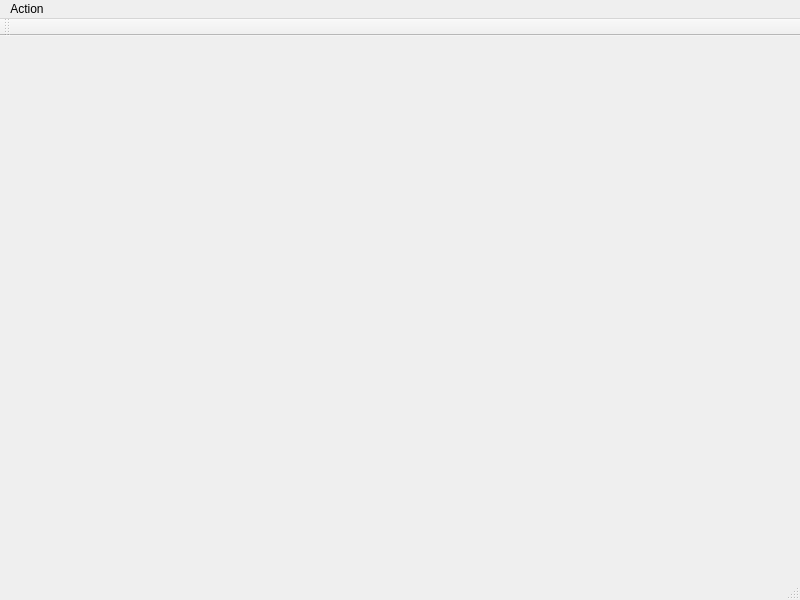
<?xml version="1.0" encoding="UTF-8"?>
<ui version="4.0">
 <class>MainWindow</class>
 <widget class="QMainWindow" name="MainWindow">
  <property name="geometry">
   <rect>
    <x>0</x>
    <y>0</y>
    <width>800</width>
    <height>600</height>
   </rect>
  </property>
  <property name="sizePolicy">
   <sizepolicy hsizetype="Maximum" vsizetype="Maximum">
    <horstretch>0</horstretch>
    <verstretch>0</verstretch>
   </sizepolicy>
  </property>
  <property name="maximumSize">
   <size>
    <width>800</width>
    <height>600</height>
   </size>
  </property>
  <property name="windowTitle">
   <string>MainWindow</string>
  </property>
  <widget class="QWidget" name="centralWidget">
   <widget class="QStackedWidget" name="stackedWidget">
    <property name="geometry">
     <rect>
      <x>10</x>
      <y>10</y>
      <width>781</width>
      <height>531</height>
     </rect>
    </property>
    <property name="sizePolicy">
     <sizepolicy hsizetype="Expanding" vsizetype="Expanding">
      <horstretch>0</horstretch>
      <verstretch>0</verstretch>
     </sizepolicy>
    </property>
    <widget class="StartScreen" name="start_page">
     <property name="sizePolicy">
      <sizepolicy hsizetype="Expanding" vsizetype="Expanding">
       <horstretch>0</horstretch>
       <verstretch>0</verstretch>
      </sizepolicy>
     </property>
    </widget>
    <widget class="WorkScreen" name="work_page"/>
   </widget>
  </widget>
  <widget class="QMenuBar" name="menuBar">
   <property name="geometry">
    <rect>
     <x>0</x>
     <y>0</y>
     <width>800</width>
     <height>19</height>
    </rect>
   </property>
   <widget class="QMenu" name="menuAction">
    <property name="title">
     <string>Action</string>
    </property>
    <addaction name="actionStart"/>
    <addaction name="actionStop"/>
   </widget>
   <addaction name="menuAction"/>
  </widget>
  <widget class="QToolBar" name="mainToolBar">
   <attribute name="toolBarArea">
    <enum>TopToolBarArea</enum>
   </attribute>
   <attribute name="toolBarBreak">
    <bool>false</bool>
   </attribute>
  </widget>
  <widget class="QStatusBar" name="statusBar"/>
  <action name="actionStart">
   <property name="text">
    <string>Start</string>
   </property>
  </action>
  <action name="actionStop">
   <property name="text">
    <string>Stop</string>
   </property>
  </action>
 </widget>
 <layoutdefault spacing="6" margin="11"/>
 <customwidgets>
  <customwidget>
   <class>StartScreen</class>
   <extends>QWidget</extends>
   <header>startscreen.h</header>
   <container>1</container>
  </customwidget>
  <customwidget>
   <class>WorkScreen</class>
   <extends>QWidget</extends>
   <header>workscreen.h</header>
   <container>1</container>
  </customwidget>
 </customwidgets>
 <resources/>
 <connections/>
</ui>
